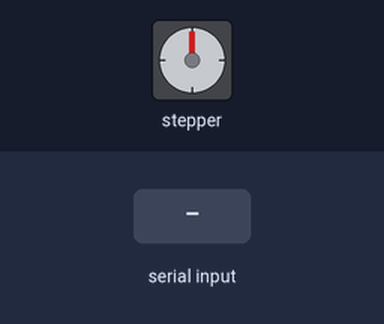
Simulated run of this sketch. Board: Arduino Uno, built with avr-gcc and run on an emulated ATmega328P. Parts: stepper motor. Wiring (inferred from the names in the program): stepper motor (2048 steps per turn assumed): coils pin 8, pin 9, pin 10, pin 11. The inputs (shaded band) are chosen by the test bench. What the sketch prints to the serial monitor is not drawn.

Above: at 1.2 s.
1.3 s: "ROTATE_STEPS 45\n" received over Serial
2.8 s: "ROTATE_STEPS\n" received over Serial
4.3 s: "90 45\n" received over Serial
Timing chart, 0 to 7.3 s (numbered marks = the images above; inputs shaded):
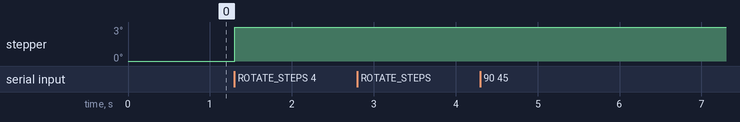

The sketch:

TurntableController.ino
```cpp
// TurntableController.ino
// 控制 28BYJ-48 (ULN2003) via Arduino Uno
// Serial protocol: send "ROTATE_STEPS <N>\n"  -> Arduino runs N steps -> prints "DONE\n"

const int motorPin1 = 8;   // IN1
const int motorPin2 = 9;   // IN2
const int motorPin3 = 10;  // IN3
const int motorPin4 = 11;  // IN4

// 28BYJ-48 step sequence (half-step)
const int stepCount = 8;
const int stepSequence[8][4] = {
  {1,0,0,0},
  {1,1,0,0},
  {0,1,0,0},
  {0,1,1,0},
  {0,0,1,0},
  {0,0,1,1},
  {0,0,0,1},
  {1,0,0,1}
};

unsigned long stepDelay = 1000UL / 200; // default delay between steps (microseconds converted)
int direction = 1;

void setup() {
  Serial.begin(115200);
  pinMode(motorPin1, OUTPUT);
  pinMode(motorPin2, OUTPUT);
  pinMode(motorPin3, OUTPUT);
  pinMode(motorPin4, OUTPUT);
  // set low
  digitalWrite(motorPin1, LOW);
  digitalWrite(motorPin2, LOW);
  digitalWrite(motorPin3, LOW);
  digitalWrite(motorPin4, LOW);
  Serial.println("TurntableController ready");
}

void stepOnce(int stepIndex) {
  digitalWrite(motorPin1, stepSequence[stepIndex][0]);
  digitalWrite(motorPin2, stepSequence[stepIndex][1]);
  digitalWrite(motorPin3, stepSequence[stepIndex][2]);
  digitalWrite(motorPin4, stepSequence[stepIndex][3]);
}

void runSteps(long steps) {
  int curStep = 0;
  if (steps == 0) return;
  int dir = (steps > 0) ? 1 : -1;
  long s = abs(steps);
  for (long i = 0; i < s; ++i) {
    stepOnce(curStep);
    delayMicroseconds(stepDelay);
    curStep += dir;
    if (curStep >= stepCount) curStep = 0;
    if (curStep < 0) curStep = stepCount - 1;
  }
  // turn off coils to reduce heating
  digitalWrite(motorPin1, LOW);
  digitalWrite(motorPin2, LOW);
  digitalWrite(motorPin3, LOW);
  digitalWrite(motorPin4, LOW);
}

String readLine() {
  String s = "";
  while (Serial.available()) {
    char c = Serial.read();
    if (c == '\n') break;
    if (c != '\r') s += c;
  }
  return s;
}

void loop() {
  if (Serial.available()) {
    String line = Serial.readStringUntil('\n');
    line.trim();
    if (line.length() == 0) return;
    // expected "ROTATE_STEPS <n>"
    if (line.startsWith("ROTATE_STEPS")) {
      int sp = line.indexOf(' ');
      if (sp > 0) {
        String num = line.substring(sp + 1);
        long steps = num.toInt();
        Serial.print("RUN ");
        Serial.println(steps);
        runSteps(steps);
        Serial.println("DONE");
      } else {
        Serial.println("ERR_BAD_CMD");
      }
    } else if (line.startsWith("SET_DELAY")) {
      // optional: set microsecond delay between steps: "SET_DELAY 800"
      int sp = line.indexOf(' ');
      if (sp > 0) {
        long d = line.substring(sp + 1).toInt();
        if (d > 0) {
          stepDelay = d;
          Serial.print("DELAY_SET ");
          Serial.println(stepDelay);
        }
      }
    } else {
      Serial.println("UNKNOWN_CMD");
    }
  }
}
```

Measured:
- after the input at 2.8 s, every drawn part: stays the same
- after the input at 4.3 s, every drawn part: stays the same
